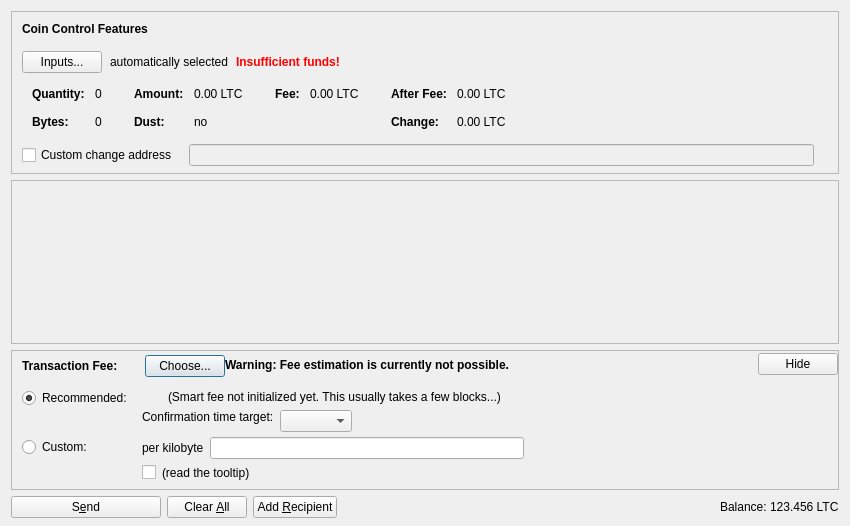
<?xml version="1.0" encoding="UTF-8"?>
<ui version="4.0">
 <class>SendCoinsDialog</class>
 <widget class="QDialog" name="SendCoinsDialog">
  <property name="geometry">
   <rect>
    <x>0</x>
    <y>0</y>
    <width>850</width>
    <height>526</height>
   </rect>
  </property>
  <property name="windowTitle">
   <string>Send Coins</string>
  </property>
  <layout class="QVBoxLayout" name="verticalLayout" stretch="0,1,0,0">
   <property name="bottomMargin">
    <number>8</number>
   </property>
   <item>
    <widget class="QFrame" name="frameCoinControl">
     <property name="sizePolicy">
      <sizepolicy hsizetype="Expanding" vsizetype="Expanding">
       <horstretch>0</horstretch>
       <verstretch>0</verstretch>
      </sizepolicy>
     </property>
     <property name="maximumSize">
      <size>
       <width>16777215</width>
       <height>16777215</height>
      </size>
     </property>
     <property name="frameShape">
      <enum>QFrame::StyledPanel</enum>
     </property>
     <property name="frameShadow">
      <enum>QFrame::Sunken</enum>
     </property>
     <layout class="QVBoxLayout" name="verticalLayoutCoinControl2">
      <property name="spacing">
       <number>0</number>
      </property>
      <property name="leftMargin">
       <number>0</number>
      </property>
      <property name="topMargin">
       <number>0</number>
      </property>
      <property name="rightMargin">
       <number>0</number>
      </property>
      <property name="bottomMargin">
       <number>6</number>
      </property>
      <item>
       <layout class="QVBoxLayout" name="verticalLayoutCoinControl" stretch="0,0,0,0,1">
        <property name="spacing">
         <number>0</number>
        </property>
        <property name="leftMargin">
         <number>10</number>
        </property>
        <property name="topMargin">
         <number>10</number>
        </property>
        <item>
         <layout class="QHBoxLayout" name="horizontalLayoutCoinControl1">
          <property name="bottomMargin">
           <number>15</number>
          </property>
          <item>
           <widget class="QLabel" name="labelCoinControlFeatures">
            <property name="sizePolicy">
             <sizepolicy hsizetype="Preferred" vsizetype="Maximum">
              <horstretch>0</horstretch>
              <verstretch>0</verstretch>
             </sizepolicy>
            </property>
            <property name="font">
             <font>
              <weight>75</weight>
              <bold>true</bold>
             </font>
            </property>
            <property name="styleSheet">
             <string notr="true">font-weight:bold;</string>
            </property>
            <property name="text">
             <string>Coin Control Features</string>
            </property>
           </widget>
          </item>
         </layout>
        </item>
        <item>
         <layout class="QHBoxLayout" name="horizontalLayoutCoinControl2" stretch="0,0,0,0">
          <property name="spacing">
           <number>8</number>
          </property>
          <property name="bottomMargin">
           <number>10</number>
          </property>
          <item>
           <widget class="QPushButton" name="pushButtonCoinControl">
            <property name="styleSheet">
             <string notr="true"/>
            </property>
            <property name="text">
             <string>Inputs...</string>
            </property>
            <property name="autoDefault">
             <bool>false</bool>
            </property>
           </widget>
          </item>
          <item>
           <widget class="QLabel" name="labelCoinControlAutomaticallySelected">
            <property name="text">
             <string>automatically selected</string>
            </property>
            <property name="margin">
             <number>5</number>
            </property>
           </widget>
          </item>
          <item>
           <widget class="QLabel" name="labelCoinControlInsuffFunds">
            <property name="font">
             <font>
              <weight>75</weight>
              <bold>true</bold>
             </font>
            </property>
            <property name="styleSheet">
             <string notr="true">color:red;font-weight:bold;</string>
            </property>
            <property name="text">
             <string>Insufficient funds!</string>
            </property>
            <property name="margin">
             <number>5</number>
            </property>
           </widget>
          </item>
          <item>
           <spacer name="horizontalSpacerCoinControl">
            <property name="orientation">
             <enum>Qt::Horizontal</enum>
            </property>
            <property name="sizeHint" stdset="0">
             <size>
              <width>40</width>
              <height>1</height>
             </size>
            </property>
           </spacer>
          </item>
         </layout>
        </item>
        <item>
         <widget class="QWidget" name="widgetCoinControl" native="true">
          <property name="sizePolicy">
           <sizepolicy hsizetype="Preferred" vsizetype="Preferred">
            <horstretch>0</horstretch>
            <verstretch>0</verstretch>
           </sizepolicy>
          </property>
          <property name="minimumSize">
           <size>
            <width>0</width>
            <height>0</height>
           </size>
          </property>
          <property name="styleSheet">
           <string notr="true"/>
          </property>
          <layout class="QHBoxLayout" name="horizontalLayoutCoinControl5">
           <property name="leftMargin">
            <number>0</number>
           </property>
           <property name="topMargin">
            <number>0</number>
           </property>
           <property name="rightMargin">
            <number>0</number>
           </property>
           <property name="bottomMargin">
            <number>0</number>
           </property>
           <item>
            <layout class="QHBoxLayout" name="horizontalLayoutCoinControl3" stretch="0,0,0,1">
             <property name="spacing">
              <number>20</number>
             </property>
             <property name="topMargin">
              <number>0</number>
             </property>
             <property name="bottomMargin">
              <number>10</number>
             </property>
             <item>
              <layout class="QFormLayout" name="formLayoutCoinControl1">
               <property name="horizontalSpacing">
                <number>10</number>
               </property>
               <property name="verticalSpacing">
                <number>14</number>
               </property>
               <property name="leftMargin">
                <number>10</number>
               </property>
               <property name="topMargin">
                <number>4</number>
               </property>
               <property name="rightMargin">
                <number>6</number>
               </property>
               <item row="0" column="0">
                <widget class="QLabel" name="labelCoinControlQuantityText">
                 <property name="font">
                  <font>
                   <weight>75</weight>
                   <bold>true</bold>
                  </font>
                 </property>
                 <property name="text">
                  <string>Quantity:</string>
                 </property>
                 <property name="margin">
                  <number>0</number>
                 </property>
                </widget>
               </item>
               <item row="0" column="1">
                <widget class="QLabel" name="labelCoinControlQuantity">
                 <property name="cursor">
                  <cursorShape>IBeamCursor</cursorShape>
                 </property>
                 <property name="contextMenuPolicy">
                  <enum>Qt::ActionsContextMenu</enum>
                 </property>
                 <property name="text">
                  <string notr="true">0</string>
                 </property>
                 <property name="margin">
                  <number>0</number>
                 </property>
                 <property name="textInteractionFlags">
                  <set>Qt::LinksAccessibleByMouse|Qt::TextSelectableByKeyboard|Qt::TextSelectableByMouse</set>
                 </property>
                </widget>
               </item>
               <item row="1" column="0">
                <widget class="QLabel" name="labelCoinControlBytesText">
                 <property name="font">
                  <font>
                   <weight>75</weight>
                   <bold>true</bold>
                  </font>
                 </property>
                 <property name="text">
                  <string>Bytes:</string>
                 </property>
                </widget>
               </item>
               <item row="1" column="1">
                <widget class="QLabel" name="labelCoinControlBytes">
                 <property name="cursor">
                  <cursorShape>IBeamCursor</cursorShape>
                 </property>
                 <property name="contextMenuPolicy">
                  <enum>Qt::ActionsContextMenu</enum>
                 </property>
                 <property name="text">
                  <string notr="true">0</string>
                 </property>
                 <property name="textInteractionFlags">
                  <set>Qt::LinksAccessibleByMouse|Qt::TextSelectableByKeyboard|Qt::TextSelectableByMouse</set>
                 </property>
                </widget>
               </item>
              </layout>
             </item>
             <item>
              <layout class="QFormLayout" name="formLayoutCoinControl2">
               <property name="horizontalSpacing">
                <number>10</number>
               </property>
               <property name="verticalSpacing">
                <number>14</number>
               </property>
               <property name="leftMargin">
                <number>6</number>
               </property>
               <property name="topMargin">
                <number>4</number>
               </property>
               <property name="rightMargin">
                <number>6</number>
               </property>
               <item row="0" column="0">
                <widget class="QLabel" name="labelCoinControlAmountText">
                 <property name="font">
                  <font>
                   <weight>75</weight>
                   <bold>true</bold>
                  </font>
                 </property>
                 <property name="text">
                  <string>Amount:</string>
                 </property>
                 <property name="margin">
                  <number>0</number>
                 </property>
                </widget>
               </item>
               <item row="0" column="1">
                <widget class="QLabel" name="labelCoinControlAmount">
                 <property name="cursor">
                  <cursorShape>IBeamCursor</cursorShape>
                 </property>
                 <property name="contextMenuPolicy">
                  <enum>Qt::ActionsContextMenu</enum>
                 </property>
                 <property name="text">
                  <string notr="true">0.00 LTC</string>
                 </property>
                 <property name="textInteractionFlags">
                  <set>Qt::LinksAccessibleByMouse|Qt::TextSelectableByKeyboard|Qt::TextSelectableByMouse</set>
                 </property>
                </widget>
               </item>
               <item row="1" column="0">
                <widget class="QLabel" name="labelCoinControlLowOutputText">
                 <property name="font">
                  <font>
                   <weight>75</weight>
                   <bold>true</bold>
                  </font>
                 </property>
                 <property name="text">
                  <string>Dust:</string>
                 </property>
                </widget>
               </item>
               <item row="1" column="1">
                <widget class="QLabel" name="labelCoinControlLowOutput">
                 <property name="cursor">
                  <cursorShape>IBeamCursor</cursorShape>
                 </property>
                 <property name="contextMenuPolicy">
                  <enum>Qt::ActionsContextMenu</enum>
                 </property>
                 <property name="text">
                  <string notr="true">no</string>
                 </property>
                 <property name="textInteractionFlags">
                  <set>Qt::LinksAccessibleByMouse|Qt::TextSelectableByKeyboard|Qt::TextSelectableByMouse</set>
                 </property>
                </widget>
               </item>
              </layout>
             </item>
             <item>
              <layout class="QFormLayout" name="formLayoutCoinControl3">
               <property name="horizontalSpacing">
                <number>10</number>
               </property>
               <property name="verticalSpacing">
                <number>14</number>
               </property>
               <property name="leftMargin">
                <number>6</number>
               </property>
               <property name="topMargin">
                <number>4</number>
               </property>
               <property name="rightMargin">
                <number>6</number>
               </property>
               <item row="0" column="0">
                <widget class="QLabel" name="labelCoinControlFeeText">
                 <property name="font">
                  <font>
                   <weight>75</weight>
                   <bold>true</bold>
                  </font>
                 </property>
                 <property name="text">
                  <string>Fee:</string>
                 </property>
                 <property name="margin">
                  <number>0</number>
                 </property>
                </widget>
               </item>
               <item row="0" column="1">
                <widget class="QLabel" name="labelCoinControlFee">
                 <property name="cursor">
                  <cursorShape>IBeamCursor</cursorShape>
                 </property>
                 <property name="contextMenuPolicy">
                  <enum>Qt::ActionsContextMenu</enum>
                 </property>
                 <property name="text">
                  <string notr="true">0.00 LTC</string>
                 </property>
                 <property name="textInteractionFlags">
                  <set>Qt::LinksAccessibleByMouse|Qt::TextSelectableByKeyboard|Qt::TextSelectableByMouse</set>
                 </property>
                </widget>
               </item>
              </layout>
             </item>
             <item>
              <layout class="QFormLayout" name="formLayoutCoinControl4">
               <property name="horizontalSpacing">
                <number>10</number>
               </property>
               <property name="verticalSpacing">
                <number>14</number>
               </property>
               <property name="leftMargin">
                <number>6</number>
               </property>
               <property name="topMargin">
                <number>4</number>
               </property>
               <property name="rightMargin">
                <number>6</number>
               </property>
               <item row="0" column="0">
                <widget class="QLabel" name="labelCoinControlAfterFeeText">
                 <property name="font">
                  <font>
                   <weight>75</weight>
                   <bold>true</bold>
                  </font>
                 </property>
                 <property name="text">
                  <string>After Fee:</string>
                 </property>
                 <property name="margin">
                  <number>0</number>
                 </property>
                </widget>
               </item>
               <item row="0" column="1">
                <widget class="QLabel" name="labelCoinControlAfterFee">
                 <property name="cursor">
                  <cursorShape>IBeamCursor</cursorShape>
                 </property>
                 <property name="contextMenuPolicy">
                  <enum>Qt::ActionsContextMenu</enum>
                 </property>
                 <property name="text">
                  <string notr="true">0.00 LTC</string>
                 </property>
                 <property name="textInteractionFlags">
                  <set>Qt::LinksAccessibleByMouse|Qt::TextSelectableByKeyboard|Qt::TextSelectableByMouse</set>
                 </property>
                </widget>
               </item>
               <item row="1" column="0">
                <widget class="QLabel" name="labelCoinControlChangeText">
                 <property name="font">
                  <font>
                   <weight>75</weight>
                   <bold>true</bold>
                  </font>
                 </property>
                 <property name="text">
                  <string>Change:</string>
                 </property>
                </widget>
               </item>
               <item row="1" column="1">
                <widget class="QLabel" name="labelCoinControlChange">
                 <property name="cursor">
                  <cursorShape>IBeamCursor</cursorShape>
                 </property>
                 <property name="contextMenuPolicy">
                  <enum>Qt::ActionsContextMenu</enum>
                 </property>
                 <property name="text">
                  <string notr="true">0.00 LTC</string>
                 </property>
                 <property name="textInteractionFlags">
                  <set>Qt::LinksAccessibleByMouse|Qt::TextSelectableByKeyboard|Qt::TextSelectableByMouse</set>
                 </property>
                </widget>
               </item>
              </layout>
             </item>
            </layout>
           </item>
          </layout>
         </widget>
        </item>
        <item>
         <layout class="QHBoxLayout" name="horizontalLayoutCoinControl4" stretch="0,0,0">
          <property name="spacing">
           <number>12</number>
          </property>
          <property name="sizeConstraint">
           <enum>QLayout::SetDefaultConstraint</enum>
          </property>
          <property name="topMargin">
           <number>5</number>
          </property>
          <property name="rightMargin">
           <number>5</number>
          </property>
          <item>
           <widget class="QCheckBox" name="checkBoxCoinControlChange">
            <property name="toolTip">
             <string>If this is activated, but the change address is empty or invalid, change will be sent to a newly generated address.</string>
            </property>
            <property name="text">
             <string>Custom change address</string>
            </property>
           </widget>
          </item>
          <item>
           <widget class="QValidatedLineEdit" name="lineEditCoinControlChange">
            <property name="enabled">
             <bool>false</bool>
            </property>
            <property name="sizePolicy">
             <sizepolicy hsizetype="Expanding" vsizetype="Fixed">
              <horstretch>0</horstretch>
              <verstretch>0</verstretch>
             </sizepolicy>
            </property>
           </widget>
          </item>
          <item>
           <widget class="QLabel" name="labelCoinControlChangeLabel">
            <property name="sizePolicy">
             <sizepolicy hsizetype="Preferred" vsizetype="Expanding">
              <horstretch>0</horstretch>
              <verstretch>0</verstretch>
             </sizepolicy>
            </property>
            <property name="minimumSize">
             <size>
              <width>0</width>
              <height>0</height>
             </size>
            </property>
            <property name="text">
             <string/>
            </property>
            <property name="margin">
             <number>3</number>
            </property>
           </widget>
          </item>
         </layout>
        </item>
        <item>
         <spacer name="verticalSpacerCoinControl">
          <property name="orientation">
           <enum>Qt::Vertical</enum>
          </property>
          <property name="sizeHint" stdset="0">
           <size>
            <width>800</width>
            <height>1</height>
           </size>
          </property>
         </spacer>
        </item>
       </layout>
      </item>
     </layout>
    </widget>
   </item>
   <item>
    <widget class="QScrollArea" name="scrollArea">
     <property name="widgetResizable">
      <bool>true</bool>
     </property>
     <widget class="QWidget" name="scrollAreaWidgetContents">
      <property name="geometry">
       <rect>
        <x>0</x>
        <y>0</y>
        <width>830</width>
        <height>104</height>
       </rect>
      </property>
      <layout class="QVBoxLayout" name="verticalLayout_2" stretch="0,1">
       <property name="leftMargin">
        <number>0</number>
       </property>
       <property name="topMargin">
        <number>0</number>
       </property>
       <property name="rightMargin">
        <number>0</number>
       </property>
       <property name="bottomMargin">
        <number>0</number>
       </property>
       <item>
        <layout class="QVBoxLayout" name="entries">
         <property name="spacing">
          <number>6</number>
         </property>
        </layout>
       </item>
       <item>
        <spacer name="verticalSpacer">
         <property name="orientation">
          <enum>Qt::Vertical</enum>
         </property>
         <property name="sizeHint" stdset="0">
          <size>
           <width>20</width>
           <height>40</height>
          </size>
         </property>
        </spacer>
       </item>
      </layout>
     </widget>
    </widget>
   </item>
   <item>
    <widget class="QFrame" name="frameFee">
     <property name="sizePolicy">
      <sizepolicy hsizetype="Expanding" vsizetype="Expanding">
       <horstretch>0</horstretch>
       <verstretch>0</verstretch>
      </sizepolicy>
     </property>
     <property name="maximumSize">
      <size>
       <width>16777215</width>
       <height>16777215</height>
      </size>
     </property>
     <property name="frameShape">
      <enum>QFrame::StyledPanel</enum>
     </property>
     <property name="frameShadow">
      <enum>QFrame::Sunken</enum>
     </property>
     <layout class="QVBoxLayout" name="verticalLayoutFee1">
      <property name="spacing">
       <number>0</number>
      </property>
      <property name="leftMargin">
       <number>0</number>
      </property>
      <property name="topMargin">
       <number>0</number>
      </property>
      <property name="rightMargin">
       <number>0</number>
      </property>
      <property name="bottomMargin">
       <number>0</number>
      </property>
      <item>
       <layout class="QVBoxLayout" name="verticalLayoutFee2" stretch="0,0,0">
        <property name="spacing">
         <number>0</number>
        </property>
        <property name="leftMargin">
         <number>10</number>
        </property>
        <property name="topMargin">
         <number>0</number>
        </property>
        <item>
         <layout class="QHBoxLayout" name="horizontalLayoutFee1">
          <property name="bottomMargin">
           <number>0</number>
          </property>
          <item>
           <layout class="QVBoxLayout" name="verticalLayoutFee7">
            <property name="spacing">
             <number>0</number>
            </property>
            <item>
             <spacer name="verticalSpacerSmartFee">
              <property name="orientation">
               <enum>Qt::Vertical</enum>
              </property>
              <property name="sizeType">
               <enum>QSizePolicy::Fixed</enum>
              </property>
              <property name="sizeHint" stdset="0">
               <size>
                <width>1</width>
                <height>4</height>
               </size>
              </property>
             </spacer>
            </item>
            <item>
             <layout class="QHBoxLayout" name="horizontalLayoutSmartFee">
              <property name="spacing">
               <number>10</number>
              </property>
              <item>
               <widget class="QLabel" name="labelFeeHeadline">
                <property name="sizePolicy">
                 <sizepolicy hsizetype="Preferred" vsizetype="Maximum">
                  <horstretch>0</horstretch>
                  <verstretch>0</verstretch>
                 </sizepolicy>
                </property>
                <property name="font">
                 <font>
                  <weight>75</weight>
                  <bold>true</bold>
                 </font>
                </property>
                <property name="styleSheet">
                 <string notr="true">font-weight:bold;</string>
                </property>
                <property name="text">
                 <string>Transaction Fee:</string>
                </property>
               </widget>
              </item>
              <item>
               <widget class="QLabel" name="labelFeeMinimized">
                <property name="text">
                 <string/>
                </property>
               </widget>
              </item>
              <item>
               <widget class="QPushButton" name="buttonChooseFee">
                <property name="text">
                 <string>Choose...</string>
                </property>
               </widget>
              </item>
             </layout>
            </item>
            <item>
             <spacer name="verticalSpacer_5">
              <property name="orientation">
               <enum>Qt::Vertical</enum>
              </property>
              <property name="sizeHint" stdset="0">
               <size>
                <width>1</width>
                <height>1</height>
               </size>
              </property>
             </spacer>
            </item>
           </layout>
          </item>
          <item>
           <widget class="QLabel" name="fallbackFeeWarningLabel">
            <property name="toolTip">
             <string>Using the fallbackfee can result in sending a transaction that will take several hours or days (or never) to confirm. Consider choosing your fee manually or wait until you have validated the complete chain.</string>
            </property>
            <property name="font">
            <font>
                <weight>75</weight>
                <bold>true</bold>
            </font>
            </property>
            <property name="text">
             <string>Warning: Fee estimation is currently not possible.</string>
            </property>
            <property name="wordWrap">
             <bool>false</bool>
            </property>
           </widget>
          </item>
          <item>
           <spacer name="horizontalSpacer_4">
            <property name="orientation">
             <enum>Qt::Horizontal</enum>
            </property>
            <property name="sizeType">
             <enum>QSizePolicy::MinimumExpanding</enum>
            </property>
            <property name="sizeHint" stdset="0">
             <size>
              <width>40</width>
              <height>20</height>
             </size>
            </property>
           </spacer>
          </item>
          <item>
           <widget class="QPushButton" name="buttonMinimizeFee">
            <property name="toolTip">
             <string>collapse fee-settings</string>
            </property>
            <property name="text">
             <string>Hide</string>
            </property>
           </widget>
          </item>
         </layout>
        </item>
        <item>
         <widget class="QFrame" name="frameFeeSelection">
          <layout class="QVBoxLayout" name="verticalLayoutFee12">
           <property name="spacing">
            <number>0</number>
           </property>
           <property name="leftMargin">
            <number>0</number>
           </property>
           <property name="topMargin">
            <number>0</number>
           </property>
           <property name="rightMargin">
            <number>0</number>
           </property>
           <property name="bottomMargin">
            <number>0</number>
           </property>
           <item>
            <layout class="QGridLayout" name="gridLayoutFee">
             <property name="topMargin">
              <number>10</number>
             </property>
             <property name="bottomMargin">
              <number>4</number>
             </property>
             <property name="horizontalSpacing">
              <number>10</number>
             </property>
             <property name="verticalSpacing">
              <number>4</number>
             </property>
             <item row="1" column="1">
              <layout class="QVBoxLayout" name="verticalLayoutFee8">
               <property name="spacing">
                <number>6</number>
               </property>
               <item>
                <layout class="QHBoxLayout" name="horizontalLayoutFee13">
                 <item>
                  <widget class="QLabel" name="labelCustomPerKilobyte">
                   <property name="toolTip">
                    <string>Specify a custom fee per kB (1,000 bytes) of the transaction's virtual size.

Note:  Since the fee is calculated on a per-byte basis, a fee of "100 satoshis per kB" for a transaction size of 500 bytes (half of 1 kB) would ultimately yield a fee of only 50 satoshis.</string>
                   </property>
                   <property name="text">
                    <string>per kilobyte</string>
                   </property>
                  </widget>
                 </item>
                 <item>
                  <widget class="BitcoinAmountField" name="customFee"/>
                 </item>
                 <item>
                  <spacer name="horizontalSpacer_6">
                   <property name="orientation">
                    <enum>Qt::Horizontal</enum>
                   </property>
                   <property name="sizeHint" stdset="0">
                    <size>
                     <width>1</width>
                     <height>1</height>
                    </size>
                   </property>
                  </spacer>
                 </item>
                </layout>
               </item>
               <item>
                <layout class="QHBoxLayout" name="horizontalLayoutFee8">
                 <item>
                  <widget class="QCheckBox" name="checkBoxMinimumFee">
                   <property name="toolTip">
                    <string>Paying only the minimum fee is just fine as long as there is less transaction volume than space in the blocks. But be aware that this can end up in a never confirming transaction once there is more demand for avecoin transactions than the network can process.</string>
                   </property>
                   <property name="text">
                    <string/>
                   </property>
                  </widget>
                 </item>
                 <item>
                  <widget class="QLabel" name="labelMinFeeWarning">
                   <property name="enabled">
                    <bool>true</bool>
                   </property>
                   <property name="toolTip">
                    <string>Paying only the minimum fee is just fine as long as there is less transaction volume than space in the blocks. But be aware that this can end up in a never confirming transaction once there is more demand for avecoin transactions than the network can process.</string>
                   </property>
                   <property name="text">
                    <string>(read the tooltip)</string>
                   </property>
                   <property name="margin">
                    <number>5</number>
                   </property>
                  </widget>
                 </item>
                 <item>
                  <spacer name="horizontalSpacer_2">
                   <property name="orientation">
                    <enum>Qt::Horizontal</enum>
                   </property>
                   <property name="sizeHint" stdset="0">
                    <size>
                     <width>1</width>
                     <height>1</height>
                    </size>
                   </property>
                  </spacer>
                 </item>
                </layout>
               </item>
              </layout>
             </item>
             <item row="0" column="0">
              <layout class="QVBoxLayout" name="verticalLayoutFee4" stretch="0,1">
               <item>
                <widget class="QRadioButton" name="radioSmartFee">
                 <property name="text">
                  <string>Recommended:</string>
                 </property>
                 <property name="checked">
                  <bool>true</bool>
                 </property>
                 <attribute name="buttonGroup">
                  <string notr="true">groupFee</string>
                 </attribute>
                </widget>
               </item>
               <item>
                <spacer name="verticalSpacer_2">
                 <property name="orientation">
                  <enum>Qt::Vertical</enum>
                 </property>
                 <property name="sizeHint" stdset="0">
                  <size>
                   <width>1</width>
                   <height>1</height>
                  </size>
                 </property>
                </spacer>
               </item>
              </layout>
             </item>
             <item row="1" column="0">
              <layout class="QVBoxLayout" name="verticalLayoutFee9" stretch="0,1">
               <item>
                <widget class="QRadioButton" name="radioCustomFee">
                 <property name="text">
                  <string>Custom:</string>
                 </property>
                 <attribute name="buttonGroup">
                  <string notr="true">groupFee</string>
                 </attribute>
                </widget>
               </item>
               <item>
                <spacer name="verticalSpacer_6">
                 <property name="orientation">
                  <enum>Qt::Vertical</enum>
                 </property>
                 <property name="sizeHint" stdset="0">
                  <size>
                   <width>1</width>
                   <height>1</height>
                  </size>
                 </property>
                </spacer>
               </item>
              </layout>
             </item>
             <item row="0" column="1">
              <layout class="QVBoxLayout" name="verticalLayoutFee3" stretch="0,0,1">
               <property name="spacing">
                <number>6</number>
               </property>
               <property name="topMargin">
                <number>2</number>
               </property>
               <item>
                <layout class="QHBoxLayout" name="horizontalLayoutFee12">
                 <item>
                  <widget class="QLabel" name="labelSmartFee">
                   <property name="text">
                    <string/>
                   </property>
                   <property name="margin">
                    <number>2</number>
                   </property>
                  </widget>
                 </item>
                 <item>
                  <widget class="QLabel" name="labelFeeEstimation">
                   <property name="text">
                    <string/>
                   </property>
                  </widget>
                 </item>
                 <item>
                  <widget class="QLabel" name="labelSmartFee2">
                   <property name="text">
                    <string>(Smart fee not initialized yet. This usually takes a few blocks...)</string>
                   </property>
                   <property name="margin">
                    <number>2</number>
                   </property>
                  </widget>
                 </item>
                 <item>
                  <spacer name="horizontalSpacer_5">
                   <property name="orientation">
                    <enum>Qt::Horizontal</enum>
                   </property>
                   <property name="sizeHint" stdset="0">
                    <size>
                     <width>1</width>
                     <height>1</height>
                    </size>
                   </property>
                  </spacer>
                 </item>
                </layout>
               </item>
               <item>
                <layout class="QHBoxLayout" name="horizontalLayoutFee9">
                 <item>
                  <layout class="QVBoxLayout" name="verticalLayoutFee6">
                   <item>
                    <widget class="QLabel" name="labelSmartFee3">
                     <property name="text">
                      <string>Confirmation time target:</string>
                     </property>
                     <property name="margin">
                      <number>2</number>
                     </property>
                    </widget>
                   </item>
                   <item>
                    <spacer name="verticalSpacer_3">
                     <property name="orientation">
                      <enum>Qt::Vertical</enum>
                     </property>
                     <property name="sizeHint" stdset="0">
                      <size>
                       <width>1</width>
                       <height>1</height>
                      </size>
                     </property>
                    </spacer>
                   </item>
                  </layout>
                 </item>
                 <item>
                  <layout class="QVBoxLayout" name="verticalLayoutFee5">
                   <property name="rightMargin">
                    <number>30</number>
                   </property>
                   <item>
                    <layout class="QHBoxLayout" name="horizontalLayoutConfTarget">
                     <property name="bottomMargin">
                      <number>0</number>
                     </property>
                     <item>
                      <widget class="QComboBox" name="confTargetSelector"/>
                     </item>
                     <item>
                      <spacer name="horizontalSpacerConfTarget">
                       <property name="orientation">
                        <enum>Qt::Horizontal</enum>
                       </property>
                       <property name="sizeHint" stdset="0">
                        <size>
                         <width>40</width>
                         <height>20</height>
                        </size>
                       </property>
                      </spacer>
                     </item>
                    </layout>
                   </item>
                  </layout>
                 </item>
                </layout>
               </item>
               <item>
                <spacer name="verticalSpacer_4">
                 <property name="orientation">
                  <enum>Qt::Vertical</enum>
                 </property>
                 <property name="sizeHint" stdset="0">
                  <size>
                   <width>1</width>
                   <height>1</height>
                  </size>
                 </property>
                </spacer>
               </item>
              </layout>
             </item>
            </layout>
           </item>
          </layout>
         </widget>
        </item>
        <item>
         <spacer name="verticalSpacerFee">
          <property name="orientation">
           <enum>Qt::Vertical</enum>
          </property>
          <property name="sizeHint" stdset="0">
           <size>
            <width>40</width>
            <height>5</height>
           </size>
          </property>
         </spacer>
        </item>
       </layout>
      </item>
     </layout>
    </widget>
   </item>
   <item>
    <layout class="QHBoxLayout" name="horizontalLayout">
     <item>
      <widget class="QPushButton" name="sendButton">
       <property name="minimumSize">
        <size>
         <width>150</width>
         <height>0</height>
        </size>
       </property>
       <property name="toolTip">
        <string>Confirm the send action</string>
       </property>
       <property name="text">
        <string>S&amp;end</string>
       </property>
       <property name="icon">
        <iconset resource="../bitcoin.qrc">
         <normaloff>:/icons/send</normaloff>:/icons/send</iconset>
       </property>
       <property name="autoDefault">
        <bool>false</bool>
       </property>
       <property name="default">
        <bool>false</bool>
       </property>
      </widget>
     </item>
     <item>
      <widget class="QPushButton" name="clearButton">
       <property name="sizePolicy">
        <sizepolicy hsizetype="Minimum" vsizetype="Fixed">
         <horstretch>0</horstretch>
         <verstretch>0</verstretch>
        </sizepolicy>
       </property>
       <property name="toolTip">
        <string>Clear all fields of the form.</string>
       </property>
       <property name="text">
        <string>Clear &amp;All</string>
       </property>
       <property name="icon">
        <iconset resource="../bitcoin.qrc">
         <normaloff>:/icons/remove</normaloff>:/icons/remove</iconset>
       </property>
       <property name="autoDefault">
        <bool>false</bool>
       </property>
      </widget>
     </item>
     <item>
      <widget class="QPushButton" name="addButton">
       <property name="toolTip">
        <string>Send to multiple recipients at once</string>
       </property>
       <property name="text">
        <string>Add &amp;Recipient</string>
       </property>
       <property name="icon">
        <iconset resource="../bitcoin.qrc">
         <normaloff>:/icons/add</normaloff>:/icons/add</iconset>
       </property>
       <property name="autoDefault">
        <bool>false</bool>
       </property>
      </widget>
     </item>
     <item>
      <spacer name="horizontalSpacer">
       <property name="orientation">
        <enum>Qt::Horizontal</enum>
       </property>
       <property name="sizeHint" stdset="0">
        <size>
         <width>40</width>
         <height>20</height>
        </size>
       </property>
      </spacer>
     </item>
     <item>
      <layout class="QHBoxLayout" name="horizontalLayout_2">
       <property name="spacing">
        <number>3</number>
       </property>
       <item>
        <widget class="QLabel" name="label">
         <property name="sizePolicy">
          <sizepolicy hsizetype="Preferred" vsizetype="Fixed">
           <horstretch>0</horstretch>
           <verstretch>0</verstretch>
          </sizepolicy>
         </property>
         <property name="text">
          <string>Balance:</string>
         </property>
        </widget>
       </item>
       <item>
        <widget class="QLabel" name="labelBalance">
         <property name="sizePolicy">
          <sizepolicy hsizetype="Preferred" vsizetype="Fixed">
           <horstretch>0</horstretch>
           <verstretch>0</verstretch>
          </sizepolicy>
         </property>
         <property name="cursor">
          <cursorShape>IBeamCursor</cursorShape>
         </property>
         <property name="text">
          <string notr="true">123.456 LTC</string>
         </property>
         <property name="textInteractionFlags">
          <set>Qt::LinksAccessibleByMouse|Qt::TextSelectableByKeyboard|Qt::TextSelectableByMouse</set>
         </property>
        </widget>
       </item>
      </layout>
     </item>
    </layout>
   </item>
  </layout>
 </widget>
 <customwidgets>
  <customwidget>
   <class>QValidatedLineEdit</class>
   <extends>QLineEdit</extends>
   <header>qt/qvalidatedlineedit.h</header>
  </customwidget>
  <customwidget>
   <class>BitcoinAmountField</class>
   <extends>QLineEdit</extends>
   <header>qt/bitcoinamountfield.h</header>
   <container>1</container>
  </customwidget>
 </customwidgets>
 <resources>
  <include location="../bitcoin.qrc"/>
 </resources>
 <connections/>
 <buttongroups>
  <buttongroup name="groupFee"/>
 </buttongroups>
</ui>
